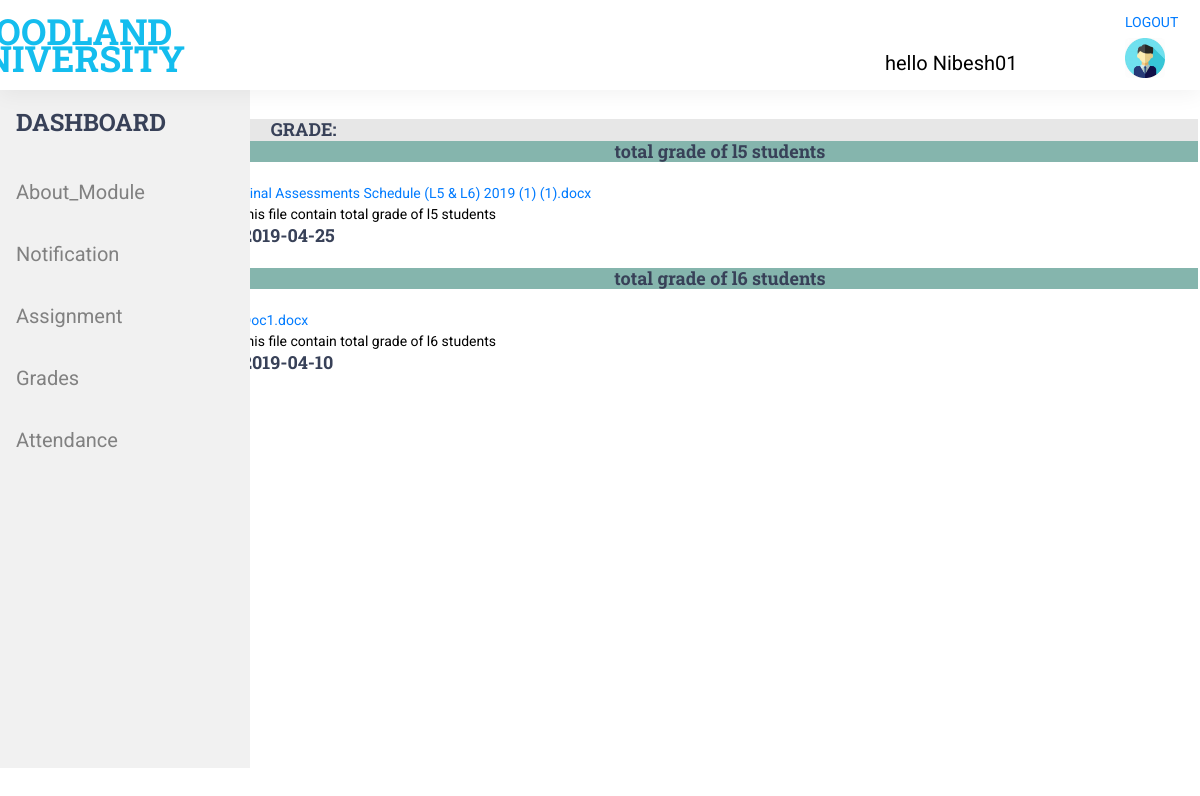
/module_leader/view_grade.php (signed in), run on the app's committed database.
### tables this page shows
CREATE TABLE `grade` (
  `id` int(11) NOT NULL,
  `grade_file` varchar(255) NOT NULL,
  `grade_name` varchar(255) NOT NULL,
  `grade_description` varchar(255) NOT NULL,
  `grade_creation_date` date NOT NULL
);

### module_leader/view_grade.php (the view, shortened to what this page needs)
<?php
include 'session.php';
?>
<!DOCTYPE html>
<html>
<head>
	<link rel="stylesheet" type="text/css" href="../styles/bootstrap4/bootstrap.min.css">
<link rel="stylesheet" type="text/css" href="../styles/main_styles.css">
<link rel="stylesheet" type="text/css" href="../styles/responsive.css">
<link rel="stylesheet" type="text/css" href="../styles/style.css">
</head>
<body>
	<section>
		<main>
				<?php require 'module_leader_sidebar.php';
	       ?>
			<div class="courses">
		<div class="section_background parallax-window" data-parallax="scroll" data-image-src="../images/courses_background.jpg" data-speed="0.8" style="height: 100%; position: fixed;"></div>
	 <div class="notification" >
	 	<div class="note">
  <h4 style="margin-left: 3%;">GRADE:</h4>
  </div>
  <?php
$pdo = new PDO('mysql:dbname=group_project;host=localhost', 'root', '');
$users = $pdo->prepare("SELECT * FROM grade");
$users->execute();
?>
<?php
foreach ($users as $row) {?>
	<div class="about_module">
<h4 style="text-align: center;"><?php echo $row['grade_name']?></h4></div><br>
<a type="file" href="grade_file/<?php echo $row['grade_file']?>"><?php echo $row['grade_file']?></a><br>
<?php echo $row['grade_description']?><br>
<h4><?php echo $row['grade_creation_date']?></h4><br>
<?php
}
?>
</div>
		</div>
		</main>
	</section>
</body>
</html>

### styles/main_styles.css (style rules this page uses)
* { margin: 0; padding: 0; -webkit-font-smoothing: antialiased; -webkit-text-shadow: rgba(0,0,0,.01) 0 0 1px; text-shadow: rgba(0,0,0,.01) 0 0 1px; }
body { font-family: 'Roboto', sans-serif; font-size: 14px; font-weight: 400; background: #FFFFFF; color: #a5a5a5; }
div { display: block; position: relative; -webkit-box-sizing: border-box; -moz-box-sizing: border-box; box-sizing: border-box; }
a, a:hover, a:visited, a:active, a:link { text-decoration: none; -webkit-font-smoothing: antialiased; -webkit-text-shadow: rgba(0,0,0,.01) 0 0 1px; text-shadow: rgba(0,0,0,.01) 0 0 1px; }
h4 { font-size: 18px; }
h1, h2, h3, h4, h5, h6 { font-family: 'Roboto Slab', serif; font-weight: 700; -webkit-font-smoothing: antialiased; -webkit-text-shadow: rgba(0,0,0,.01) 0 0 1px; text-shadow: rgba(0,0,0,.01) 0 0 1px; color: #384158; margin-bottom: 0; }
.section_background { position: absolute; top: 0; left: 0; width: 100%; height: 100%; }
.courses { width: 100%; padding-top: 93px; padding-bottom: 100px; }

### styles/style.css (style rules this page uses)
body { width: 100%; height: 100%; }

### module_leader/view_grade.php (style rules this page uses)
.notification { margin-top: 2%; margin-left: 20%; width: 80%; height: 80%; position: fixed; padding: 2px; background: white; overflow-x: auto; overflow-y: auto; color: black; }
.note { color: black; background: #e7e7e7; }
.about_module { background: #85B5AD; }

### data on the page
grade: grade_name "total grade of l5 students", grade_file "Final Assessments Schedule (L5 & L6) 2019 (1) (1).docx", grade_description "this file contain total grade of l5 students", grade_creation_date "2019-04-25"
grade: grade_name "total grade of l6 students", grade_file "Doc1.docx", grade_description "this file contain total grade of l6 students", grade_creation_date "2019-04-10"

### other printed values
$_SESSION['sess_login'] "Nibesh01"
